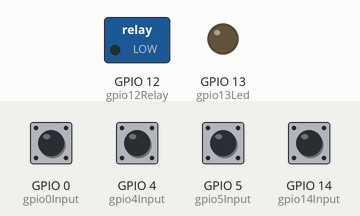
Bench run of a sketch on a simulated ESP8266 (NodeMCU). On the bench: switched loads named in the sketch (green lamp = pin HIGH), output pins drawn as LEDs (lit = HIGH). The test bench sets the inputs (shaded band); at power-on: GPIO 0 (gpio0Input), GPIO 4 (gpio4Input), GPIO 5 (gpio5Input), GPIO 14 (gpio14Input) HIGH. WiFi joins after 1.5 s; servers stay silent unless stated; what the sketch prints to the serial monitor is not drawn.

Above: at 2.7 s.
2.8 s: GPIO 0 (gpio0Input) pulled LOW for 0.15 s
At 3.1 s:
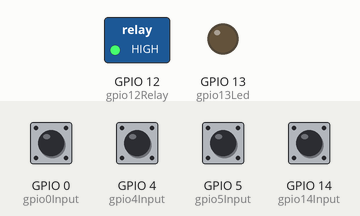
5.9 s: GPIO 0 (gpio0Input) pulled LOW for 1 s
At 9.1 s:
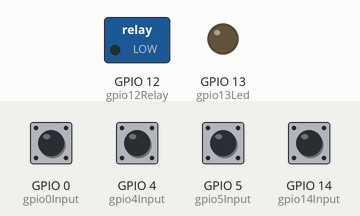
9.4 s: GPIO 14 (gpio14Input) pulled LOW for 1 s
At 11.51 s:
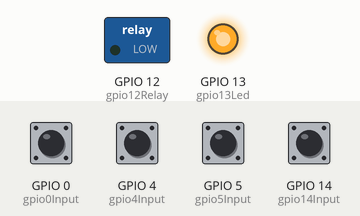
Timing chart, 0 to 13.1 s (numbered marks = the images above; inputs shaded):
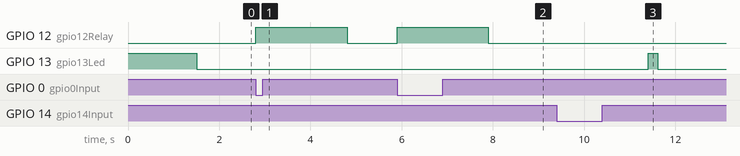

Measured:
- after the input at 2.8 s, GPIO 12 (gpio12Relay): LOW → HIGH at once, → LOW 2.0 s later
- after the input at 5.9 s, GPIO 12 (gpio12Relay): LOW → HIGH at once, → LOW 2.0 s later
- after the input at 9.4 s, GPIO 13 (gpio13Led): LOW → HIGH after 2.0 s, → LOW 0.20 s later

The sketch:

DoorSonoffSV.ino
```cpp
/*********
Door Control Sonoff SV

Luke Jones - https://github.com/ozjonesy/Door

Credit - Rui Santos Complete project details at http://randomnerdtutorials.com
*********/

#include <ESP8266WiFi.h>
#include <WiFiClient.h>
#include <ESP8266WebServer.h>
#include <ESP8266mDNS.h>
#include <WiFiUdp.h>
#include <ArduinoOTA.h>

MDNSResponder mdns;

// Replace with your network credentials
const char* ssid = "network";
const char* password = "password";
const char* boardName = "door";
const char* OTAPassword = "password";

ESP8266WebServer server(80);

int gpio13Led = 13;
int gpio12Relay = 12;
int gpio14Input = 14;
int gpio5Input = 5;
int gpio4Input = 4;
int gpio0Input = 0;
int gpio14State = HIGH;
int gpio5State = HIGH;
int gpio4State = HIGH;
WiFiClient client;

// List of other Sonoff's FQDN
const char* Front = "FrontLights.example.com";
const char* Garage = "GarageLights.example.com";

void unlock() {
  digitalWrite(gpio12Relay, HIGH);
  delay(2000);
  digitalWrite(gpio12Relay, LOW);
}

void unlockWeb() { //Calls turnOn and sends the web page for on status
  String page = "<!DOCTYPE html><html><head><style> .button {display: inline-block; height: 500px;width: 490px; background-image: url('https://pbs.twimg.com/profile_images/378800000335916520/dfa012790a899ca4ab974bbeb13801fe.png'); cursor: pointer; background-color: #fff; border: none; } .button:active { height: 490px;width: 480px;background-size: 480px 490px;}</style></head><body><div style=\"text-align:center;\"><p><a href=\"\"><br><br><br><button class=\"button\"></button></a></p></div></body>";
  server.send(200, "text/html", page);
  unlock();
}

void HTTPGet(const char* site, char* action){
  client.connect(site, 80);
    client.print(String("GET /") + action + " HTTP/1.1\r\n" +
             "Host: " + site + "\r\n" +
             "Connection: close\r\n" +
             "\r\n"
            );
    client.flush();
    client.stop();
}

void flashLed(int numFlash) { //flashes the LED numFlash times and returns it to previous state
  for (int count = 0; count < numFlash; count++) {
    digitalWrite(gpio13Led, HIGH); //LED OFF
    delay(200);
    digitalWrite(gpio13Led, LOW); //LED ON
    delay(200);
  }
}

void checkSwitch() {
    //Check GPIO14 for external switch
  int currentState = digitalRead(gpio14Input); //read external switch state
  if (gpio14State != currentState) { // compare this switch state to the last read state, if not the same then do stuff
    if (currentState == HIGH){ // state is HIGH when not grounded ie. external switch off
      HTTPGet(Front,"off"); //do something if switch is turned off
      gpio14State = currentState;
    }
    else {
      HTTPGet(Front,"on");//do something if switch is turned on
      gpio14State = currentState;
      int count = 0; //counter for number of loops
      int flips = 1; //number of times the switch has been flipped
      bool keepLooping = true;
      int loopState = LOW;
      while (keepLooping) { //Reset loop
        int loopCurrentState = digitalRead(gpio14Input);
        if (flips >= 6){
          flashLed(2);
          HTTPGet(Front,"off");
          ESP.restart();
        }
        else if (count > 200) {
           keepLooping = false;
           digitalWrite(gpio13Led, HIGH); //LED OFF
           delay(200);
           digitalWrite(gpio13Led, LOW); //LED ON
        }
        else if (loopState != loopCurrentState) {
          flips ++;
          count = 0;
          loopState = loopCurrentState;
        }
        count++;
        delay(5);
      }
    }
  }

  //Check GPIO5 for external switch
  currentState = digitalRead(gpio5Input); //read external switch state
  if (gpio5State != currentState) { // compare this switch state to the last read state, if not the same then do stuff
    if (currentState == HIGH){ // state is HIGH when not grounded ie. external switch off
      HTTPGet(Garage,"off");//do something if switch is turned off
      gpio5State = currentState;
    }
    else {
      HTTPGet(Garage,"on");//do something if switch is turned on
      gpio5State = currentState;
    }
  }

  //Check GPIO4 for external switch
  currentState = digitalRead(gpio4Input); //read external switch state
  if (gpio4State != currentState) { // compare this switch state to the last read state, if not the same then do stuff
    if (currentState == HIGH){ // state is HIGH when not grounded ie. external switch off
      HTTPGet(Garage,"off");//do something if switch is turned off
      gpio4State = currentState;
    }
    else {
      HTTPGet(Garage,"on");//do something if switch is turned on
      gpio4State = currentState;
    }
  }

}

void checkButton() {
    // Check GPIO0 for internal switch
  int counter = 1;
  if (digitalRead(gpio0Input) == LOW) {
    unlock();

    while (digitalRead(gpio0Input) == LOW) {
      delay(100);
      counter ++;
    }
  }
  if (counter >= 50) {
    flashLed(2);
    ESP.restart();
  }
}

void setup(void){
  // preparing GPIOs
  pinMode(gpio13Led, OUTPUT);
  digitalWrite(gpio13Led, HIGH);

  pinMode(gpio12Relay, OUTPUT);
  digitalWrite(gpio12Relay, LOW);
  pinMode(gpio14Input, INPUT_PULLUP);
  pinMode(gpio5Input, INPUT_PULLUP);
  pinMode(gpio4Input, INPUT_PULLUP);
  pinMode(gpio0Input, INPUT_PULLUP);

  Serial.begin(115200);
  Serial.println("start setup");
  WiFi.mode(WIFI_STA);
  WiFi.begin(ssid, password);

  // Wait for connection
  while (WiFi.waitForConnectResult() != WL_CONNECTED) {
    Serial.println("Connection Failed! Rebooting...");
    delay(5000);
    ESP.restart();
  }
  WiFi.hostname(boardName);
  if (WiFi.status() == WL_CONNECTED) {
    digitalWrite(gpio13Led, LOW);
  }
  Serial.println("");
  Serial.print("Connected to ");
  Serial.println(ssid);
  Serial.print("IP address: ");
  Serial.println(WiFi.localIP());

  //OTA
  ArduinoOTA.setHostname(boardName);
  ArduinoOTA.setPassword(OTAPassword);
  ArduinoOTA.onStart([]() {
    Serial.println("Start");
  });
  ArduinoOTA.onEnd([]() {
    Serial.println("\nEnd");
  });
  ArduinoOTA.onProgress([](unsigned int progress, unsigned int total) {
    Serial.printf("Progress: %u%%\r", (progress / (total / 100)));
  });
  ArduinoOTA.onError([](ota_error_t error) {
    Serial.printf("Error[%u]: ", error);
    if (error == OTA_AUTH_ERROR) Serial.println("Auth Failed");
    else if (error == OTA_BEGIN_ERROR) Serial.println("Begin Failed");
    else if (error == OTA_CONNECT_ERROR) Serial.println("Connect Failed");
    else if (error == OTA_RECEIVE_ERROR) Serial.println("Receive Failed");
    else if (error == OTA_END_ERROR) Serial.println("End Failed");
  });
  ArduinoOTA.begin();

  if (mdns.begin(boardName, WiFi.localIP())) {
    Serial.println("MDNS responder started");
  }

  Serial.println("Ready");

  server.on("/", unlockWeb);

  server.begin();
  Serial.println("HTTP server started");
}

void loop(void){
   ArduinoOTA.handle();
  server.handleClient(); //do web server stuff

  checkSwitch();

  checkButton();
}
```
